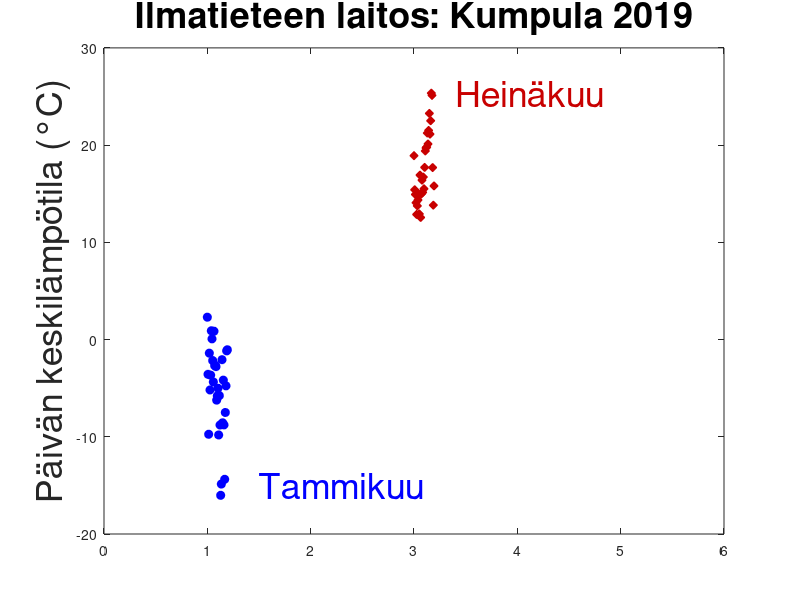

Source code (MATLAB): (Note: this script raises an error after producing the figure.)
% Classify weather data from various months measured in Kumpula.
%
% Column 1: Cloud amount	1/8
% Column 2: Pressure (msl)	hPa
% Column 3: Relative humidity	%
% Column 4: Precipitation intensity	mm/h
% Column 5: Snow depth	cm
% Column 6: Air temperature	degC
% Column 7: Dew-point temperature	degC
% Column 8: Horizontal visibility	m
% Column 9: Wind direction	deg
% Column 10: Gust speed	m/s
% Column 11: Wind speed	m/s
%
% Samuli Siltanen January 2021

% Graphical parameters
color_summer = [200 0 0]/255;
color_summer_light = [245 226 226]/255;
color_fall   = [255 124 45]/255;
color_winter = [0 0 255]/255;
color_spring = [20 200 185]/255;
color_spring_light = [217 255 235]/255;
color_line = [.5 .5 .5];
gridline_color = [.7 .7 .7];
gridline_width = .5;
msize = 6;
msize2 = 8;
fsize = 26;
fsize2 = 12;
tickfsize = 16;
separ = .2;
lwidth = 1;
lwidth2 = .5;

% Interval between January and July temperatures
a = 6;
b = 8;

load data/weather2015 w04 w07
w04y15 = w04;
w07y15 = w07;

load data/weather2016 w01 w04 w07 w10
w01y16 = w01;
w04y16 = w04;
w07y16 = w07;
w10y16 = w10;

load data/weather2017 w01 w04 w07 w10
w01y17 = w01;
w04y17 = w04;
w07y17 = w07;
w10y17 = w10;

load data/weather2019 w01 w04 w07 w10
w01y19 = w01;
w04y19 = w04;
w07y19 = w07;
w10y19 = w10;

%% Picture 1: January and July temperatures

figure(1)
clf
len = length(w01y19(:,6));
p1 = plot(ones(1,len)+separ*[0:(len-1)]/len,w01y19(:,6),'bo','markersize',msize);
hold on
set(p1,'color',color_winter)
set(p1,'markerfacecolor',color_winter)
t1 = text(1.5,-15,'Tammikuu','fontsize',fsize);
set(t1,'color',color_winter)
%
len = length(w07y19(:,6));
p1 = plot(3*ones(1,len)+separ*[0:(len-1)]/len,w07y19(:,6),'bd','markersize',msize);
set(p1,'color',color_summer)
set(p1,'markerfacecolor',color_summer)
t1 = text(3.4,max(w07y19(:,6)),'Heinäkuu','fontsize',fsize);
set(t1,'color',color_summer)
%
axis([0 6 -20 30])
title('Ilmatieteen laitos: Kumpula 2019','fontsize',fsize)
ylabel('Päivän keskilämpötila (°C)','fontsize',fsize)
set(gca,'xtick','')
set(gca,'ytick',[-25:5:30],'fontsize',tickfsize)

%print -r400 -dpng images/FMIdata_01.png









%% Picture 6, April and July temperatures and humidities in 2019


figure(6)
clf
len = length(w04(:,6));
p1 = plot(w04y19(:,3),w04y19(:,6),'bs','markersize',msize);
hold on
set(p1,'color',color_spring)
set(p1,'markerfacecolor',color_spring)
t1 = text(70,-6,'Huhtikuu','fontsize',fsize);
set(t1,'color',color_spring)
%
len = length(w07y19(:,6));
p1 = plot(w07y19(:,3),w07y19(:,6),'bd','markersize',msize);
set(p1,'color',color_summer)
set(p1,'markerfacecolor',color_summer)
t1 = text(80,25,'Heinäkuu','fontsize',fsize);
set(t1,'color',color_summer)
%
title('Ilmatieteen laitos: Kumpula 2019','fontsize',fsize)
ylabel('Päivän keskilämpötila (°C)','fontsize',fsize)
xlabel('Suhteellinen ilmankosteus (%)','fontsize',fsize)
set(gca,'xtick',[0:10:100],'fontsize',tickfsize)
set(gca,'ytick',[-40:5:30],'fontsize',tickfsize)
axis([30 100 -10 30])

%print -r400 -dpng images/FMIdata_06.png



%% Picture 7, April and July temperatures and air pressures in 2019

figure(7)
clf
len = length(w04y19(:,6));
p1 = plot(w04y19(:,2),w04y19(:,6),'bs','markersize',msize);
hold on
set(p1,'color',color_spring)
set(p1,'markerfacecolor',color_spring)
t1 = text(1010,-6,'Huhtikuu','fontsize',fsize);
set(t1,'color',color_spring)
%
len = length(w07y19(:,6));
p1 = plot(w07y19(:,2),w07y19(:,6),'bd','markersize',msize);
set(p1,'color',color_summer)
set(p1,'markerfacecolor',color_summer)
t1 = text(995,25,'Heinäkuu','fontsize',fsize);
set(t1,'color',color_summer)
%
title('Ilmatieteen laitos: Kumpula 2019','fontsize',fsize)
ylabel('Päivän keskilämpötila (°C)','fontsize',fsize)
xlabel('Ilmanpaine (hPa)','fontsize',fsize)
set(gca,'xtick',[990:10:1040],'fontsize',tickfsize)
set(gca,'ytick',[-40:5:30],'fontsize',tickfsize)
axis([990 1040 -10 30])

%print -r400 -dpng images/FMIdata_07.png



%% Picture 8, April and July temperatures and air pressures in 2019 with division lines

figure(8)
clf
len = length(w04y19(:,6));
p1 = plot(w04y19(:,2),w04y19(:,6),'bs','markersize',msize);
hold on
set(p1,'color',color_spring)
set(p1,'markerfacecolor',color_spring)
t1 = text(1010,-6,'Huhtikuu','fontsize',fsize);
set(t1,'color',color_spring)
%
len = length(w07y19(:,6));
p1 = plot(w07y19(:,2),w07y19(:,6),'bd','markersize',msize);
set(p1,'color',color_summer)
set(p1,'markerfacecolor',color_summer)
t1 = text(995,25,'Heinäkuu','fontsize',fsize);
set(t1,'color',color_summer)
%
% Plot line providing approximate classification
% A good line is y = 0.8x-800
p2 = plot([990 1040],0.8*[990 1040]-800,'k','linewidth',lwidth);
set(p2,'color',color_line)
% p2 = plot([990 1040],0.8*[990 1040]-798,'k','linewidth',lwidth);
% set(p2,'color',color_line)
t3 = text(1024,17,' y = 0.8x-800','fontsize',fsize);
set(t3,'rotation',360*atan(.8)/(2*pi))
% t3 = text(991,-3,' y = 0.8x-798','fontsize',fsize);
% set(t3,'rotation',360*atan(.8)/(2*pi))
%
title('Ilmatieteen laitos: Kumpula 2019','fontsize',fsize)
ylabel('Päivän keskilämpötila (°C)','fontsize',fsize)
xlabel('Ilmanpaine (hPa)','fontsize',fsize)
set(gca,'xtick',[990:10:1040],'fontsize',tickfsize)
set(gca,'ytick',[-40:5:30],'fontsize',tickfsize)
axis([990 1040 -10 30])

%print -r400 -dpng images/FMIdata_08.png









%% Picture 9, April and July temperatures and air pressures in 2019


xvec = linspace(990,1040,200);
yvec = linspace(-10,30,200);
[X,Y] = meshgrid(xvec,yvec);
index1 = DoubleNeuron2(X,Y)>0.99;
index2 = DoubleNeuron2(X,Y)<0.01;

figure(9)
clf
p1 = plot(X(index1),Y(index1),'bo','markersize',msize);
hold on
set(p1,'color',color_spring_light)
set(p1,'markerfacecolor',color_spring_light)
p1 = plot(X(index2),Y(index2),'bo','markersize',msize);
set(p1,'color',color_summer_light)
set(p1,'markerfacecolor',color_summer_light)
%
rstep = 5;
rvec = [-10:rstep:30];
cstep = 10;
cvec = [990:cstep:1040];
for rrr = rvec
    p3 = plot([cvec(1)-cstep/5,cvec(end)+cstep/5],[rrr,rrr],'k','linewidth',gridline_width);
    set(p3,'color',gridline_color)
    text(cvec(1)-.8*cstep,rrr,num2str(rrr,"%+3d"),'fontsize',fsize2)
end
for ccc = cvec
    p3 = plot([ccc,ccc],[rvec(1)-rstep/5,rvec(end)+rstep/5],'k','linewidth',gridline_width);
    set(p3,'color',gridline_color)
    text(ccc-.2*cstep,rvec(1)-.4*rstep,num2str(ccc,"%4d"),'fontsize',fsize2)
end
%
len = length(w04y19(:,6));
p1 = plot(w04y19(:,2),w04y19(:,6),'bs','markersize',msize2);
set(p1,'color',color_spring)
set(p1,'markerfacecolor',color_spring)
t1 = text(1010,-6,'Huhtikuu','fontsize',fsize2);
set(t1,'color',color_spring)
%
len = length(w07y19(:,6));
p1 = plot(w07y19(:,2),w07y19(:,6),'bd','markersize',msize2);
set(p1,'color',color_summer)
set(p1,'markerfacecolor',color_summer)
t1 = text(995,25,'Heinäkuu','fontsize',fsize2);
set(t1,'color',color_summer)
%
title('Ilmatieteen laitos: Kumpula 2019','fontsize',fsize2)
t3 = text(cvec(1)-1.3*cstep,rvec(1)+0.2*(rvec(end)-rvec(1)),'Päivän keskilämpötila (°C)','fontsize',fsize2);
set(t3,'rotation',90)
text(cvec(1)+0.3*(cvec(end)-cvec(1)),rvec(1)-1.2*rstep,'Ilmanpaine (hPa)','fontsize',fsize2)
axis off
pbaspect([1.7 1 1])

%print -r400 -dpng images/FMIdata_09.png


%% Picture 10, April and July temperatures and air pressures in 2017


figure(10)
clf
p1 = plot(X(index1),Y(index1),'bo','markersize',msize);
hold on
set(p1,'color',color_spring_light)
set(p1,'markerfacecolor',color_spring_light)
p1 = plot(X(index2),Y(index2),'bo','markersize',msize);
set(p1,'color',color_summer_light)
set(p1,'markerfacecolor',color_summer_light)
%
rstep = 5;
rvec = [-10:rstep:30];
cstep = 10;
cvec = [990:cstep:1040];
for rrr = rvec
    p3 = plot([cvec(1)-cstep/5,cvec(end)+cstep/5],[rrr,rrr],'k','linewidth',gridline_width);
    set(p3,'color',gridline_color)
    text(cvec(1)-.8*cstep,rrr,num2str(rrr,"%+3d"),'fontsize',fsize2)
end
for ccc = cvec
    p3 = plot([ccc,ccc],[rvec(1)-rstep/5,rvec(end)+rstep/5],'k','linewidth',gridline_width);
    set(p3,'color',gridline_color)
    text(ccc-.2*cstep,rvec(1)-.4*rstep,num2str(ccc,"%4d"),'fontsize',fsize2)
end
%
%
len = length(w04y17(:,6));
p1 = plot(w04y17(:,2),w04y17(:,6),'bs','markersize',msize2);
set(p1,'color',color_spring)
set(p1,'markerfacecolor',color_spring)
t1 = text(1010,-6,'Huhtikuu','fontsize',fsize2);
set(t1,'color',color_spring)
%
len = length(w07y17(:,6));
p1 = plot(w07y17(:,2),w07y17(:,6),'bd','markersize',msize2);
set(p1,'color',color_summer)
set(p1,'markerfacecolor',color_summer)
t1 = text(995,25,'Heinäkuu','fontsize',fsize2);
set(t1,'color',color_summer)
%
title('Ilmatieteen laitos: Kumpula 2017','fontsize',fsize2)
t3 = text(cvec(1)-1.3*cstep,rvec(1)+0.2*(rvec(end)-rvec(1)),'Päivän keskilämpötila (°C)','fontsize',fsize2);
set(t3,'rotation',90)
text(cvec(1)+0.3*(cvec(end)-cvec(1)),rvec(1)-1.2*rstep,'Ilmanpaine (hPa)','fontsize',fsize2)
axis off
pbaspect([1.7 1 1])

%print -r400 -dpng images/FMIdata_10.png




